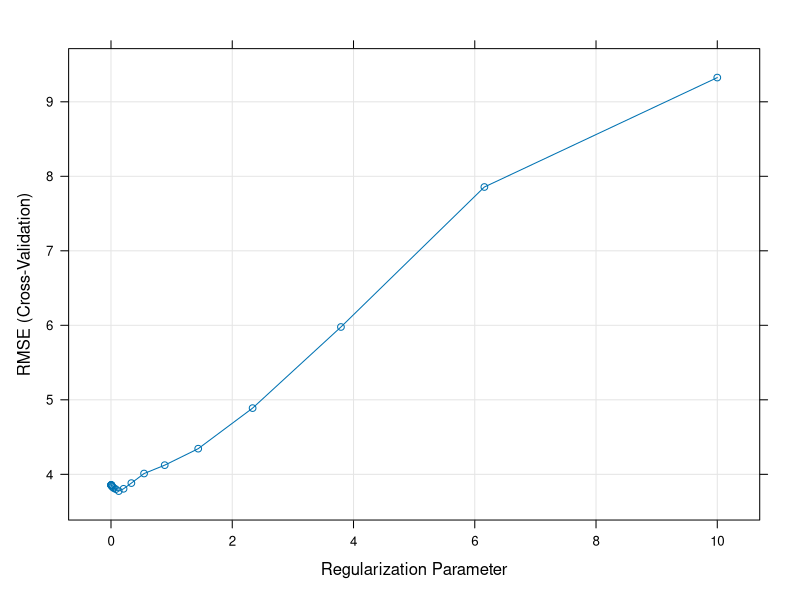
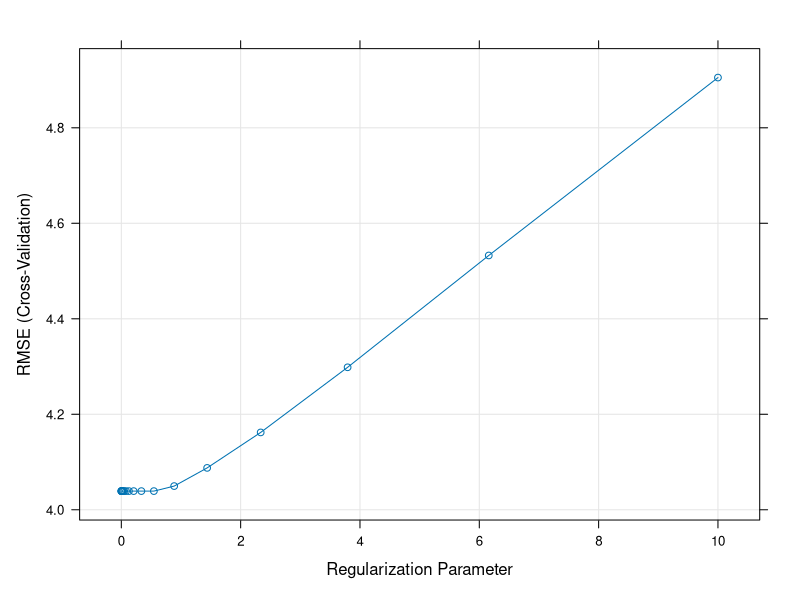

These figures' R source, in order:
library(caret)
library(glmnet)  # caret uses this under the hood for method = "glmnet"

d_train <- read.csv("california_housing_train.csv")

d_test <- read.csv("california_housing_test.csv")

set.seed(123)  # for reproducibility

ctrl <- trainControl(
  method = "cv",
  number = 5    # 5-fold CV
)

# include this formula and mention that we set the alpha parameter to use L1 or L2 penalty (lasso vs ridge)
# $$\text{Loss} = \frac{1}{n} \sum_{i=1}^{n} \left(y_i - \hat y_i \right)^2 \;+\; \lambda \left[ \alpha \sum |\boldsymbol{\beta}| +(1-\alpha) \sum \boldsymbol{\beta}^2 \right]$$


# Example with your housing data
# medv as outcome, some predictors as example
lasso_grid <- expand.grid(
  alpha  = 1,                     # 1 = lasso
  lambda = 10^seq(-3, 1, length = 20)  # from 0.001 to 10
)

set.seed(123)
lasso_fit <- train(
  medv ~ .,
  data      = d_train,
  method    = "glmnet",
  trControl = ctrl,
  tuneGrid  = lasso_grid
)

# all tuning parameters tested
lasso_fit

# Best tuning parameters
lasso_fit$bestTune

# coefficeint of the best model
coef(lasso_fit$finalModel, lasso_fit$bestTune$lambda)

# note that we are using a different method for the coeff function!

# see all the methods
methods("coef")

# see the specific method. require a second parameter s that is the best penalty value
?coef.glmnet

# Plot performance vs lambda (log scale)
plot(lasso_fit)

# predict on the test test
pred_lasso <- predict(lasso_fit, newdata = d_test)



#################### now to the same for ridge regression

ridge_grid <- expand.grid(
  alpha  = 0,                     # 0 = ridge
  lambda = 10^seq(-3, 1, length = 20)
)

set.seed(123)
ridge_fit <- train(
  medv ~ crim + rm + lstat + ptratio + nox,
  data      = d_train,
  method    = "glmnet",
  trControl = ctrl,
  tuneGrid  = ridge_grid
)

ridge_fit$bestTune

coef(ridge_fit$finalModel, ridge_fit$bestTune$lambda)

plot(ridge_fit)

pred_ridge <- predict(ridge_fit, newdata = d_test)

elastic_grid <- expand.grid(
  alpha  = seq(0, 1, by = 0.25),
  lambda = 10^seq(-3, 1, length = 20)
)


